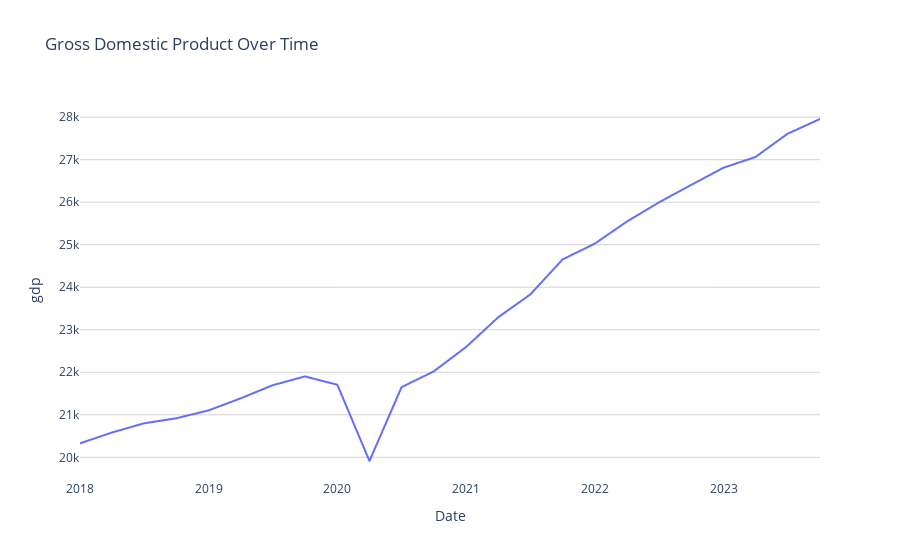

The code cell stored with this chart in its notebook:
### Code cell
plot_time_series_plotly(processed_gdp, 'index', 'gdp', 'Gross Domestic Product Over Time')

### Figure 1 — Plotly figure (JSON) as saved in the notebook; plotly's stock layout.template omitted (floating-point values rounded to 4 significant figures; data arrays with more than 128 entries replaced by an {"elided": "..."} marker saying what was removed)
{"data": [{"hovertemplate": "index=%{x}<br>gdp=%{y}<extra></extra>", "legendgroup": "", "line": {"color": "#636efa", "dash": "solid"}, "marker": {"symbol": "circle"}, "mode": "lines", "name": "", "showlegend": false, "type": "scattergl", "x": {"elided": "2100 str values"}, "xaxis": "x", "y": {"elided": "2100 float values"}, "yaxis": "y"}], "layout": {"legend": {"tracegroupgap": 0}, "plot_bgcolor": "white", "title": {"text": "Gross Domestic Product Over Time"}, "xaxis": {"anchor": "y", "domain": [0, 1], "showgrid": false, "title": {"text": "Date"}}, "yaxis": {"anchor": "x", "domain": [0, 1], "gridcolor": "lightgrey", "showgrid": true, "title": {"text": "gdp"}}}}
